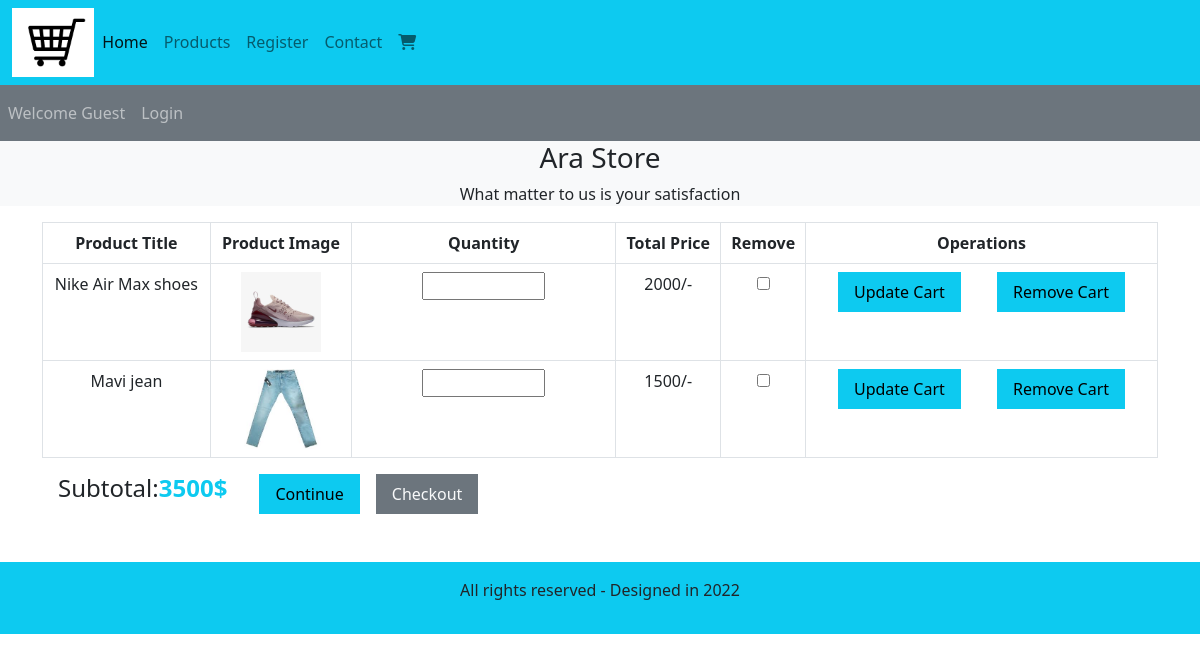
The app's page /cart.php with its own data.
### tables this page shows
CREATE TABLE `products` (
  `product_id` int(11) NOT NULL,
  `product_title` varchar(100) NOT NULL,
  `product_description` varchar(255) NOT NULL,
  `product_keywords` varchar(255) NOT NULL,
  `category_id` int(11) NOT NULL,
  `brand_id` int(11) NOT NULL,
  `product_image1` varchar(255) NOT NULL,
  `product_image2` varchar(255) NOT NULL,
  `product_image3` varchar(255) NOT NULL,
  `product_price` varchar(100) NOT NULL,
  `date` timestamp NOT NULL DEFAULT current_timestamp() ON UPDATE current_timestamp(),
  `status` varchar(100) NOT NULL
);

### functions/common_function.php (called while the page is built, shortened)
<?php
    function getIPAddress() {
         if(!empty($_SERVER['HTTP_CLIENT_IP'])) {
                    $ip = $_SERVER['HTTP_CLIENT_IP'];
            }
        elseif (!empty($_SERVER['HTTP_X_FORWARDED_FOR'])) {
                    $ip = $_SERVER['HTTP_X_FORWARDED_FOR'];
         }
        else{
                 $ip = $_SERVER['REMOTE_ADDR'];
         }
         return $ip;
    }
?>

### cart.php (the view, shortened to what this page needs)
<?php
include('functions/common_function.php');
?>
<!DOCTYPE html>
<html lang="en">
<head>
    <link href="https://cdn.jsdelivr.net/npm/bootstrap@5.2.0-beta1/dist/css/bootstrap.min.css" rel="stylesheet">
    <link rel="stylesheet" href="https://cdnjs.cloudflare.com/ajax/libs/font-awesome/6.1.1/css/all.min.css" />
    <link rel="stylesheet" href="style.css">
</head>
<body>
    <div class="container-fluid p-0">
        <nav class="navbar navbar-expand-lg navbar-light bg-info">
  <div class="container-fluid">
    <img src="./images/logo.png" alt="" class="logo">
    <div class="collapse navbar-collapse" id="navbarSupportedContent">
      <ul class="navbar-nav me-auto mb-2 mb-lg-0">
        <li class="nav-item">
          <a class="nav-link active" aria-current="page" href="index.php">Home</a>
        </li>
        <li class="nav-item">
          <a class="nav-link" href="display_all.php">Products</a>
        </li>
        <li class="nav-item">
          <a class="nav-link" href="./user_area/user-registration.php">Register</a>
        </li>
        <li class="nav-item">
          <a class="nav-link" href="#">Contact</a>
        </li>
        <li class="nav-item">
          <a class="nav-link" href="cart.php"><i class="fa-solid
          fa-cart-shopping"></i><sup><?php cart_item();?></sup></a>
        </li>
      </ul>
    </div>
  </div>
</nav>
<nav class="navbar navbar-expand-lg navbar-dark bg-secondary">
  <ul class="navbar-nav me-auto">
    <?php
        if(!isset($_SESSION['username'])){
          echo "    <li class='nav-item'>
          <a class='nav-link' href='#'>Welcome Guest</a>
    </li>";
        }
        else{
          echo "<li class='nav-item'>
          <a class='nav-link' href='#'>Welcome ".$_SESSION['username']."</a>
          </li>";
        }
    if(!isset($_SESSION['username'])){
      echo "<li class='nav-item'>
      <a class='nav-link' href='./user_area/user_login.php'>Login</a>
      </li>";
    }
    else{
      echo "<li class='nav-item'>
      <a class='nav-link' href='./user_area/logout.php'>Logout</a>
      </li>";
    }
    ?>
  </ul>
</nav>
<div class="bg-light">
  <h3 class="text-center">Ara Store</h3>
  <p class="text-center">What matter to us is your satisfaction</p>
</div>
<div class="container">
    <div class="row">
        <form action="" method="post">
        <table class="table table-bordered text-center">
                <?php
$ip = getIPAddress();
$total_price=0;
$cart_query="Select * from `cart_details` where ip_address='$ip'";
$result=mysqli_query($con,$cart_query);
$result_count=mysqli_num_rows($result);
if($result_count>0){
  echo "<thead>
  <tr>
      <th>Product Title</th>
      <th>Product Image</th>
      <th>Quantity</th>
      <th>Total Price</th>
      <th>Remove</th>
      <th colspan='2'>Operations</th>
  </tr>
</thead>
<tbody>";
while($row=mysqli_fetch_array($result)){
  $product_id=$row['product_id'];
  $select_products="Select * from `products` where product_id='$product_id'";
  $result_products=mysqli_query($con,$select_products);
  while($row_product_price=mysqli_fetch_array($result_products)){
$product_price=array($row_product_price['product_price']);
$price_table=$row_product_price['product_price'];
$product_title= $row_product_price['product_title'];
$product_image1= $row_product_price['product_image1'];
$product_values=array_sum($product_price);
$total_price+=$product_values;
?>
                <tr>
                    <td><?php echo $product_title?></td>
                    <td><img src="./admin_area/product_images/<?php echo $product_image1?>"
                    alt="" class="cart_img"></td>
                    <td><input type="text" name="qty" class="form-input w-50"></td>
                    <td><?php echo $price_table?>/-</td>
                    <td><input type="checkbox" name="removeitem[]" value="<?php echo $product_id ?>"></td>
                    <td>
                        <input type="submit" value="Update Cart" class="bg-info px-3 py-2
                        border-0 mx-3" name="update_cart">
                        <input type="submit" value="Remove Cart" class="bg-info px-3 py-2
                        border-0 mx-3" name="remove_cart">
                    </td>
                </tr>
<?php  } }}
else{
  echo "<h2 class='text-center text-danger' > Cart is empty</h2>";
}
?>
            </tbody>
        </table>
        <div class="d-flex mb-5">
          <?php
          $ip = getIPAddress();
          $cart_query="Select * from `cart_details` where ip_address='$ip'";
          $result=mysqli_query($con,$cart_query);
          $result_count=mysqli_num_rows($result);
          if($result_count>0){
            echo "<h4 class='px-3'>Subtotal:<strong class='text-info'>$total_price$</strong></h4>
            <input type='submit' value=Continue Shopping class='bg-info px-3 py-2
                        border-0 mx-3' name='continue_shopping'>
            <button class='bg-secondary p-3 py-2 border-0
            text-light'><a href='./user_area/checkout.php' class='text-light text-decoration-none'>Checkout</a></button>";
          }
          else{
            echo "<a <input type='submit' value=Continue Shopping class='bg-info px-3 py-2
            border-0 mx-3' name='continue_shopping'>";
          }
          ?>
        </div>
    </div>
</div>
<?php  include("./includes/footer.php") ?>
    </div>
</body>
</html>

### style.css (style rules this page uses)
* { margin:0; padding: 0; box-sizing: border-box; }
.logo { width: 7%; height: 7%; }
.cart_img { width:50px; height:50px; }

### cart.php (style rules this page uses)
.cart_img { width: 80px; height: 80px; object-fit:contain; }

### records on screen
products: product_title "Nike Air Max shoes", product_image1 (picture), product_price "2000"
products: product_title "Mavi jean", product_image1 (picture), product_price "1500"

### other values on screen
$total_price "3500"
